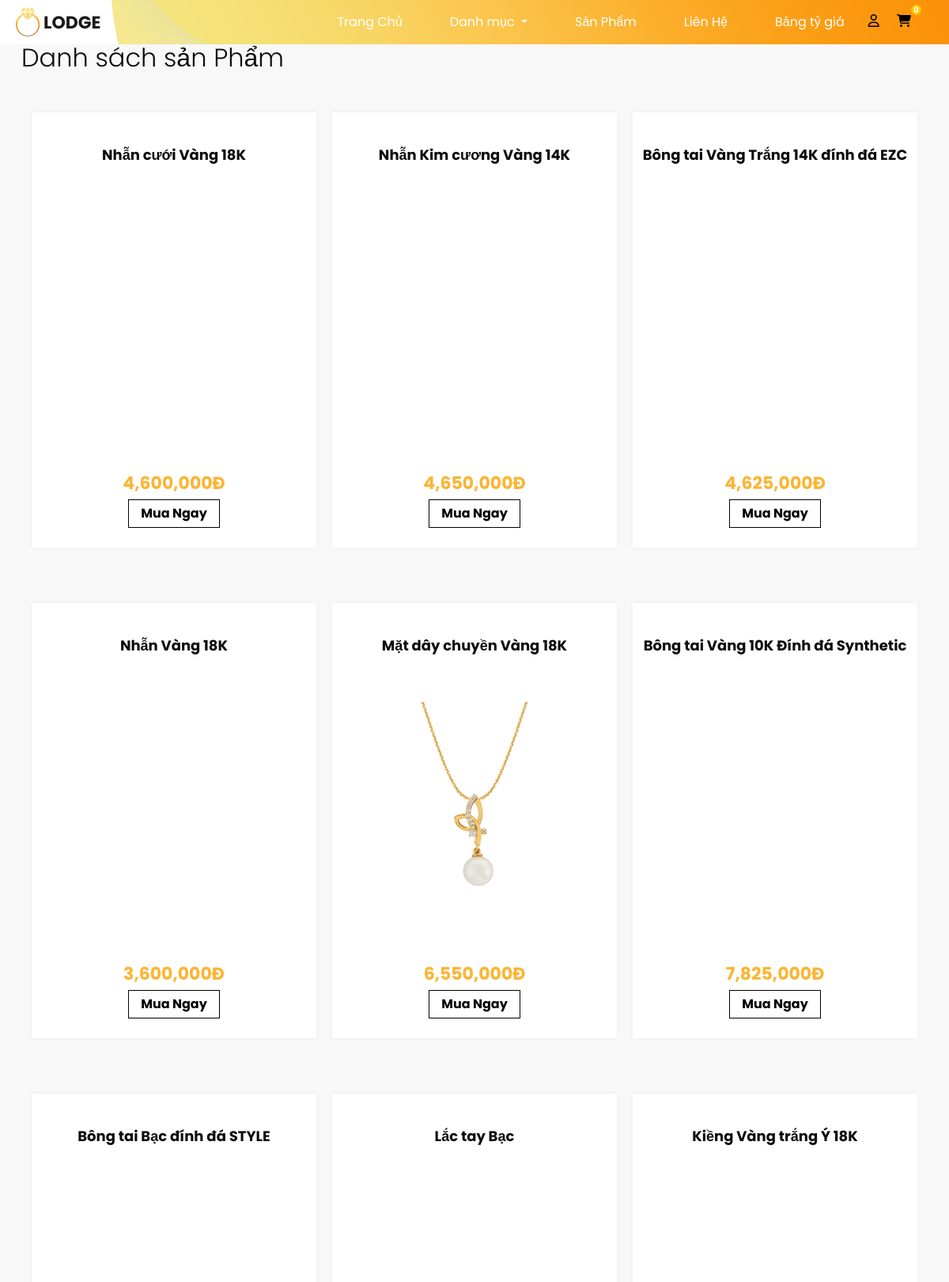
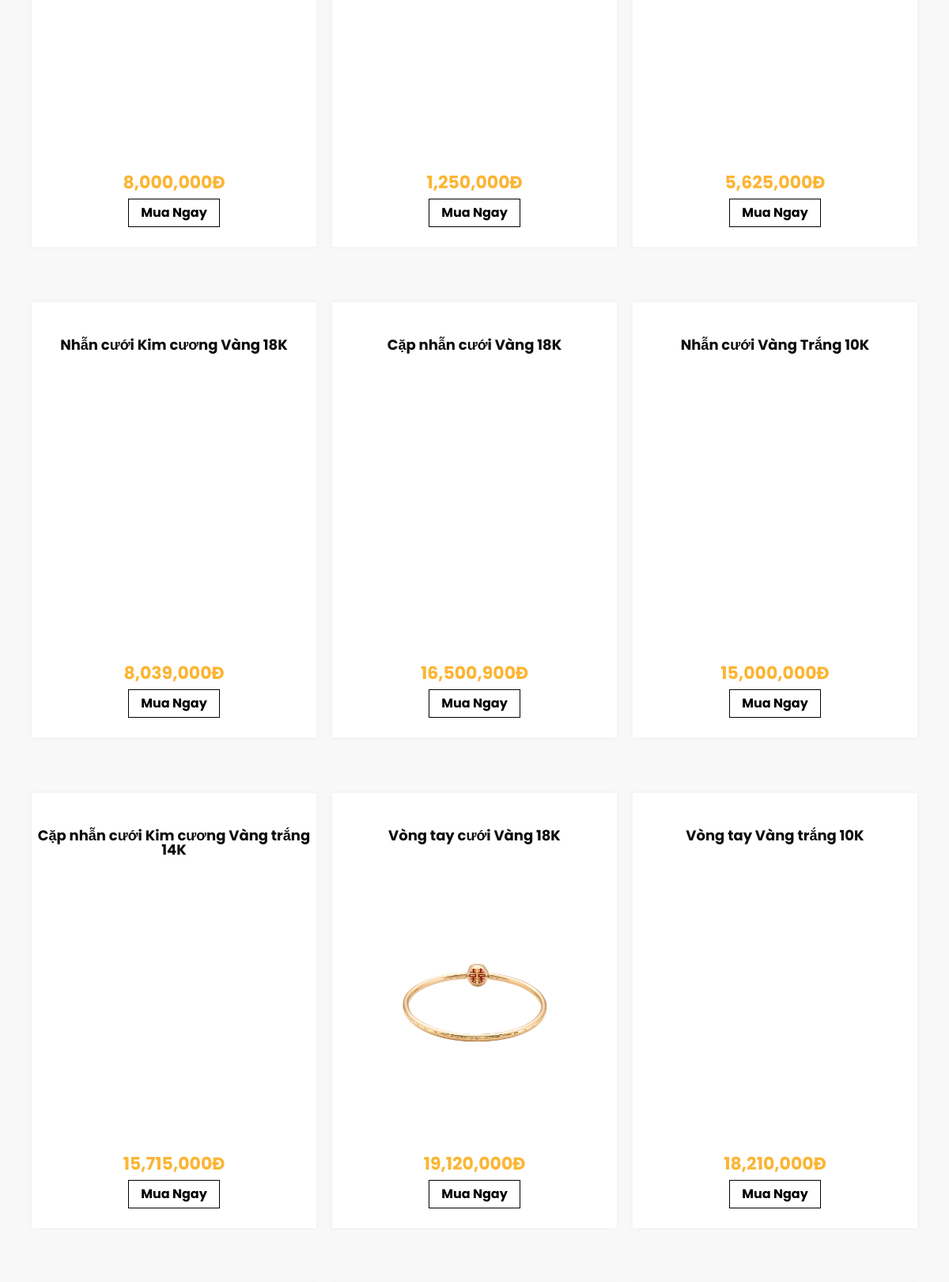
/jewellery1.php (upper part), run on the app's committed database (2 pictures, top to bottom).
### tables this page shows
CREATE TABLE `sanpham` (
  `Ma_SP` int(11) NOT NULL,
  `Ma_DM` int(11) NOT NULL,
  `HinhAnh_SP` varchar(100) NOT NULL,
  `Ten_SP` varchar(50) NOT NULL,
  `TrongLuong_Sp` float NOT NULL,
  `MoTa_SP` mediumtext DEFAULT NULL,
  `soluong_sp` int(11) DEFAULT NULL
);

CREATE TABLE `don_gia` (
  `id_gia` int(11) NOT NULL,
  `ngay` date NOT NULL,
  `gia` float NOT NULL,
  `Ma_SP` int(11) DEFAULT NULL
);

### jewellery1.php (the view, shortened to what this page needs)
<!DOCTYPE html>
<html>
<head>
    <link rel="stylesheet" type="text/css" href="https://cdnjs.cloudflare.com/ajax/libs/OwlCarousel2/2.1.3/assets/owl.carousel.min.css" />
    <link rel="stylesheet" href="https://cdnjs.cloudflare.com/ajax/libs/font-awesome/6.2.0/css/all.min.css">
    <link rel="stylesheet" type="text/css" href="css/bootstrap.css" />
    <link rel="stylesheet" type="text/css" href="css/sina-nav.css" />
    <link href="https://cdn.jsdelivr.net/npm/bootstrap@5.0.2/dist/css/bootstrap.min.css" rel="stylesheet">
    <link href="css/sanpham.css" rel="stylesheet" />
    <link href="css/responsive.css" rel="stylesheet" />
</head>
<body class="sub_page">
    <div class="hero_area">
        <header class="header_section">
            <div class="container-fluid">
                <nav class="navbar navbar-expand-lg custom_nav-container ">
                    <a class="navbar-brand" href="index.html">
                        <img src="images/logo.png" alt="">
                        <span>Lodge</span>
                    </a>
                    <div class="collapse navbar-collapse" id="navbarSupportedContent">
                        <ul class="navbar-nav ml-auto">
                            <li class="nav-item">
                                <a class="nav-link" href="index.php">Trang Chủ</a>
                            </li>
                            <li class="nav-item dropdown">
                                <a class="nav-link dropdown-toggle" href="category.php" id="navbarDropdown"
                                    role="button" data-bs-toggle="dropdown" aria-expanded="false">
                                    Danh mục
                                </a>
                            </li>
                            <li class="nav-item">
                                <a class="nav-link" href="jewellery.php">Sản Phẩm</a>
                            </li>
                            <li class="nav-item">
                                <a class="nav-link" href="contact.php">Liên Hệ</a>
                            </li>
                            <li class="nav-item">
                  <a class="nav-link" href="tygia.php">Bảng tỷ giá</a>
                </li>
                <form class="d-flex">
                        <div class="icons">
                            <?php
                            if (!isset($_SESSION["user"])){
                          ?>
                            <a href="login.php"><i class="fa-regular fa-user"></i></a>
                            <?php
                            }
                            else
                            {
                                ?>
                            <i> <label for="">Xin chào: </label><?php echo $_SESSION["user"]; ?></i>
                            <a href='logout.php'><i class="fa-solid fa-right-from-bracket"></i></a>
                            <?php
                            }
                            ?>
                            <a href="cart.php"><i class="fa-solid fa-cart-shopping"></i><span
                                    style="height: 13px;width: 13px;background: #ffc800;font-size: 10px;color: #ffffff;line-height: 13px;text-align: center;font-weight: 700;display: inline-block;border-radius: 50%;position: absolute;">
                                    <?php require 'slsp.php'; ?>
                                </span></a>
                        </div>
                    </form>
                        </ul>
                    </div>
                </nav>
            </div>
        </header>
                          </div>
  <?php
$sql = "SELECT
sanpham.HinhAnh_SP,
sanpham.Ten_SP,
sanpham.Ma_SP,
don_gia.gia AS Gia_SP,
danhmuc.Ten_DM,
danhmuc.Ma_DM
FROM
sanpham
INNER JOIN
don_gia ON sanpham.Ma_SP = don_gia.Ma_SP
INNER JOIN
danhmuc ON sanpham.Ma_DM = danhmuc.Ma_DM
;
";
$result = mysqli_query($conn, $sql);
?>
<section class="price_section layout_padding">
    <div class="container">
        <div class="heading_container">
            <h2>
                Danh sách sản Phẩm
            </h2>
        </div>
        <div class="price_container">
            <?php
            if (mysqli_num_rows($result) > 0) {
                while ($row = mysqli_fetch_assoc($result)) {
            ?>
                    <div class="box">
                    <div class="name">
                            <h6>
                                <?php echo $row['Ten_SP']; ?>
                            </h6>
                        </div>
                        <div class="img-box">
                            <img src="<?php echo $row['HinhAnh_SP']; ?>" alt="">
                        </div>
                        <div class="detail-box">
                            <h5>
                                <span><?php echo number_format($row['Gia_SP']); ?>đ</span>
                            </h5>
                            <a href="chitiet.php?id=<?php echo $row['Ma_SP']; ?>">Mua Ngay</a>
                        </div>
                    </div>
            <?php
                }
            } else {
                echo "Không có sản phẩm phù hợp.";
            }
            ?>
        </div>
    </div>
</section>
</body>
</html>

### slsp.php
<?php
require_once "conn.php";
if (isset($_SESSION["khid"])) {
    $khid = $_SESSION["khid"];
    $sql = "select count(ct.Ma_GD) as soluong
                from chitietgiaodich ct
                join giaodich gd on ct.Ma_GD=gd.Ma_GD
                where gd.Ma_KH={$khid}";
    $result = $conn->query($sql);
    $row = mysqli_fetch_assoc($result);
    $slsp_gh = $row["soluong"];
    echo "$slsp_gh";
} else{
    echo "0";
}
?>

### css/sanpham.css (style rules this page uses)
body { font-family: "Poppins", sans-serif; color: #0c0c0c; }
.layout_padding { padding: 1px 0; }
.heading_container { display: -webkit-box; display: -ms-flexbox; display: flex; }
.heading_container h2 { position: relative; text-align: center; }
.heading_container h2::before { content: ""; position: absolute; width: 9px; height: 30px; top: 14%; right: -15px; }
.hero_area { height: 100vh; position: relative; background-image: url(../images/hero-bg.png); background-size: cover; background-position: bottom right; background-repeat: no-repeat; }
.sub_page .hero_area { height: auto; background-position: top right; }
.header_section .container-fluid { padding-right: 25px; padding-left: 25px; }
.custom_nav-container.navbar-expand-lg .navbar-nav .nav-link { padding: 10px 30px; color: #ffffff; text-align: center; }
a, a:hover, a:focus { text-decoration: none; }
.navbar-brand { display: -webkit-box; display: -ms-flexbox; display: flex; -webkit-box-align: center; -ms-flex-align: center; align-items: center; }
.navbar-brand img { width: 30px; margin-right: 5px; }
.navbar-brand span { font-size: 22px; font-weight: 700; color: #191919; text-transform: uppercase; }
.custom_nav-container { z-index: 99999; padding: 5px 0; }
.price_section { background-color: #f8f8f8; }
.price_section .price_container { display: -webkit-box; display: -ms-flexbox; display: flex; -webkit-box-pack: center; -ms-flex-pack: center; justify-content: center; padding: 10px 0; -ms-flex-wrap: wrap; flex-wrap: wrap; }
.price_section .price_container .box { min-width: 300px; max-width: 360px; height: 550px; display: -webkit-box; display: -ms-flexbox; display: flex; -webkit-box-orient: vertical; -webkit-box-direction: normal; -ms-flex-direction: column; flex-direction: column; -webkit-box-align: center; -ms-flex-align: center; align-items: center; -webkit-box-pack: justify; -ms-flex-pack: justify; justify-content: space-between; margin: 35px 10px; padding: 45px 0 25px 0; text-align: center; background-color: #ffffff; -webkit-box-shadow: 0px 0px 6px 0 rgba(0, 0, 0, 0.05); box-shadow: 0px 0px 6px 0 rgba(0, 0, 0, 0.05); -webkit-box-flex: 1; -ms-flex-positive: 1; flex-grow: 1; }
.price_section .price_container .box .img-box { width: 100%; display: -webkit-box; display: -ms-flexbox; display: flex; -webkit-box-pack: center; -ms-flex-pack: center; justify-content: center; }
.price_section .price_container .box .img-box img { width: 1000px; }
.price_section .price_container .box h6 { font-weight: bold; font-size: 18px; }
.price_section .price_container .box .detail-box h5 { text-transform: uppercase; font-weight: bold; font-size: 22px; }
.price_section .price_container .box .detail-box h5 span { color: #fbb534; }
.price_section .price_container .box .detail-box a { display: inline-block; padding: 5px 15px; border: 1px solid #000000; font-weight: bold; color: #000000; margin-top: 5px; }

### css/responsive.css (style rules this page uses)
@media (min-width: 1200px) { .container { max-width: 1170px; } }

### jewellery1.php (style rules this page uses)
.price_container .box { width: 300px; }
.img-box img { max-width: 100%; height: auto; }
.price_section .price_container .box .detail-box a { display: inline-block; padding: 5px 15px; border: 1px solid #000000; font-weight: bold; color: #000000; margin-top: 1px; }
.price_section .price_container .box .img-box img { width: 280px; }
h1, h2, h3, h4, h5, h6, .h1, .h2, .h3, .h4, .h5, .h6 { margin-bottom: 0.5rem; font-weight: 300; line-height: 1; }
a { color: black; }
.fa, .fa-brands, .fa-classic, .fa-regular, .fa-sharp, .fa-solid, .fab, .far, .fas { -moz-osx-font-smoothing: grayscale; -webkit-font-smoothing: antialiased; display: var(--fa-display, inline-block); font-style: normal; font-variant: normal; line-height: 2.5; text-rendering: auto; }
.header_section .container-fluid { padding-right: 30px; padding-left: 20px; }
.icons a { margin-right: 18px; }

### data on the page
sanpham: Ten_SP "Nhẫn cưới Vàng 18K", don_gia.gia "4,600,000"
sanpham: Ten_SP "Nhẫn Kim cương Vàng 14K", don_gia.gia "4,650,000"
sanpham: Ten_SP "Bông tai Vàng Trắng 14K đính đá EZC", don_gia.gia "4,625,000"
sanpham: Ten_SP "Nhẫn Vàng 18K", don_gia.gia "3,600,000"
sanpham: Ten_SP "Mặt dây chuyền Vàng 18K", HinhAnh_SP (picture), don_gia.gia "6,550,000"
sanpham: Ten_SP "Bông tai Vàng 10K Đính đá Synthetic", don_gia.gia "7,825,000"
sanpham: Ten_SP "Bông tai Bạc đính đá STYLE", don_gia.gia "8,000,000"
sanpham: Ten_SP "Lắc tay Bạc", don_gia.gia "1,250,000"
sanpham: Ten_SP "Kiềng Vàng trắng Ý 18K", don_gia.gia "5,625,000"
sanpham: Ten_SP "Nhẫn cưới Kim cương Vàng 18K", don_gia.gia "8,039,000"
sanpham: Ten_SP "Cặp nhẫn cưới Vàng 18K", don_gia.gia "16,500,900"
sanpham: Ten_SP "Nhẫn cưới Vàng Trắng 10K", don_gia.gia "15,000,000"
sanpham: Ten_SP "Cặp nhẫn cưới Kim cương Vàng trắng 14K", don_gia.gia "15,715,000"
sanpham: Ten_SP "Vòng tay cưới Vàng 18K", HinhAnh_SP (picture), don_gia.gia "19,120,000"
sanpham: Ten_SP "Vòng tay Vàng trắng 10K", don_gia.gia "18,210,000"
